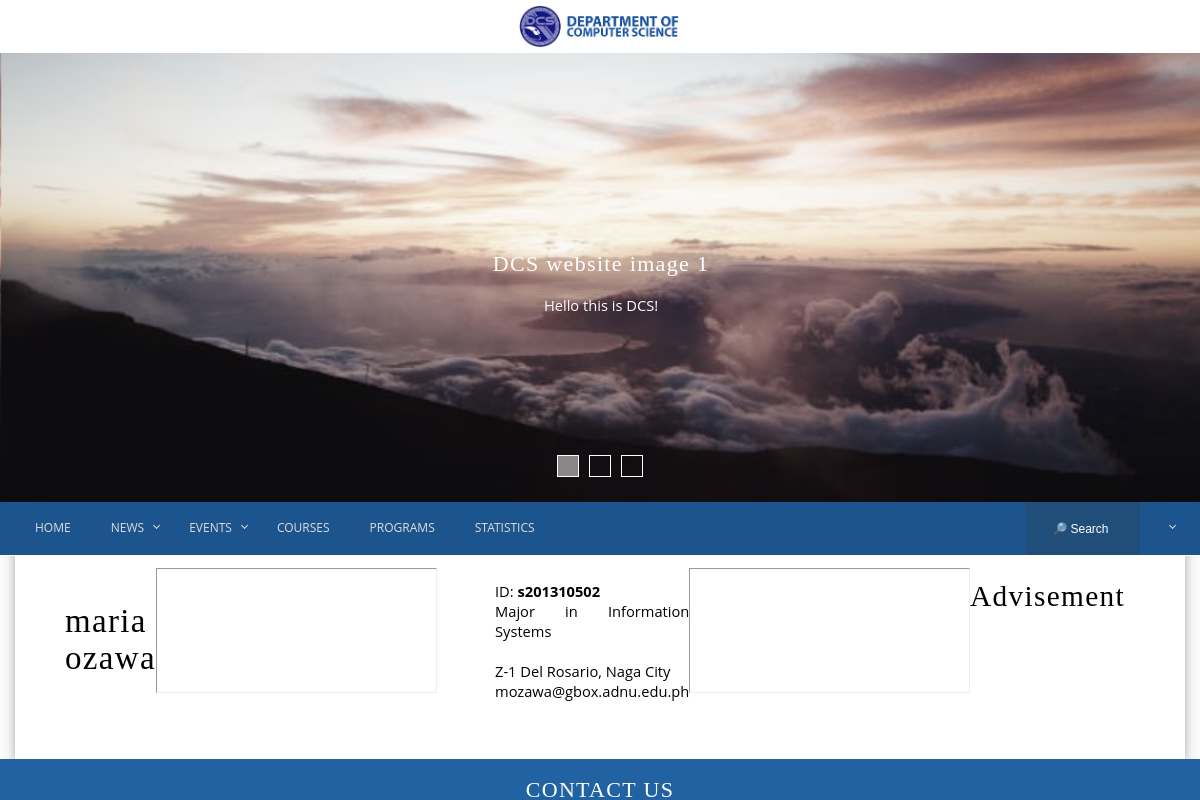
The app's page /profile.php (signed in), older data.
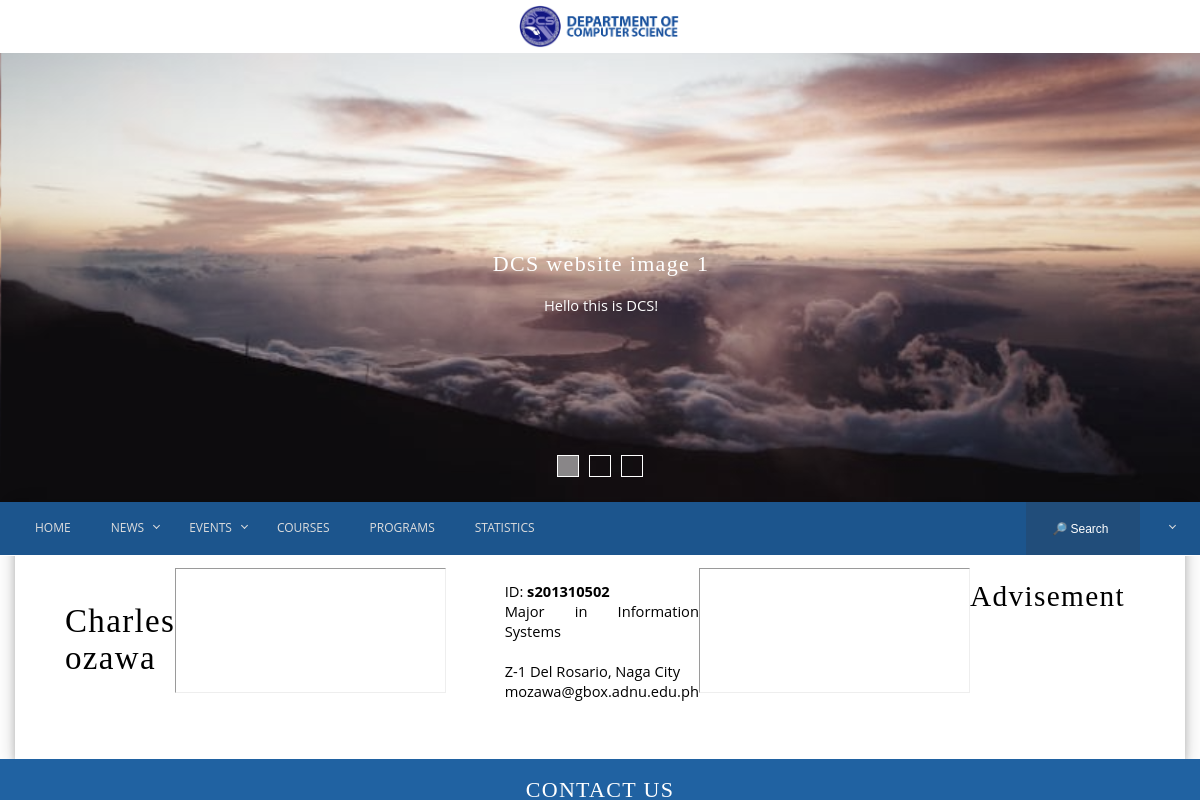
The same page, newer data.
### tables this page shows
CREATE TABLE IF NOT EXISTS `users` (
  `user_id` int(6) NOT NULL,
  `user_type` tinyint(1) NOT NULL,
  `username` varchar(10) NOT NULL,
  `password` varchar(32) NOT NULL,
  `first_name` varchar(25) NOT NULL,
  `middle_name` varchar(25) NOT NULL,
  `last_name` varchar(25) NOT NULL,
  `gender` char(1) NOT NULL,
  `birth_date` date NOT NULL,
  `address` text NOT NULL,
  `major` enum('IS','IT','CS','') NOT NULL,
  `gbox_acct` varchar(48) NOT NULL
);

### profile.php (the view, shortened to what this page needs)
<?php
    include("link.php");
    if(!$_SESSION['user_id']) {
		header("Location: index.php");
		exit;
	} else {
		$id = $_SESSION['user_id'];
		$info = mysqli_fetch_assoc(mysqli_query($connect, "SELECT * FROM users WHERE user_id=$id"));
	}
	require('header.php');
	require('carousel.php');
	require('navbar.php');
?>
	<div class="container">
		<div class="content-wrapper">
			<div class="content">
                <?php
                    $name = $info['first_name'] . " " . $info['last_name'];
                ?>
				<br><br>
				<h1 style="padding-left:50px; padding-top:20px;text-align:left;font-size:2.25em;">
					<?php echo $name; ?>
				</h1>
				<hr>
				<div style="margin-left: 5%;">
				<?php
					echo "<br>";
					echo "ID: <b>" . $info['username'] . "</b><br>";
					if ($info['major'] == 'CS') echo "Major in Computer Science<br>";
					else if ($info['major'] == 'IT') echo "Major in Information Technology<br>";
					else if ($info['major'] == 'IS') echo "Major in Information Systems<br>";
					echo "<br>" . $info['address'] . "<br>";
					echo $info['gbox_acct'] . "<br>";
				?>
				</div>
				<br/>
                <?php
				echo "<hr>";
                echo "<h1>Advisement</h1>";
				?>
				<ul style="padding:10px 30px 10px 30px;">
				</ul>
			</div>
		</div>
	</div>
	<footer>
		<div class="lookWrap">
			<a class="btn btn-lg btn-success js-modal" href="#" role="button" data-toggle="modal" data-target="#demoModal"><h2>Contact Us</h2></a>
			</div>
	</footer>
</body>
<html>

Row changes from the older to the newer data that the page shows:
changed users "Z-1 Del Rosario, Naga City": name "maria ozawa" → "Charles ozawa"
